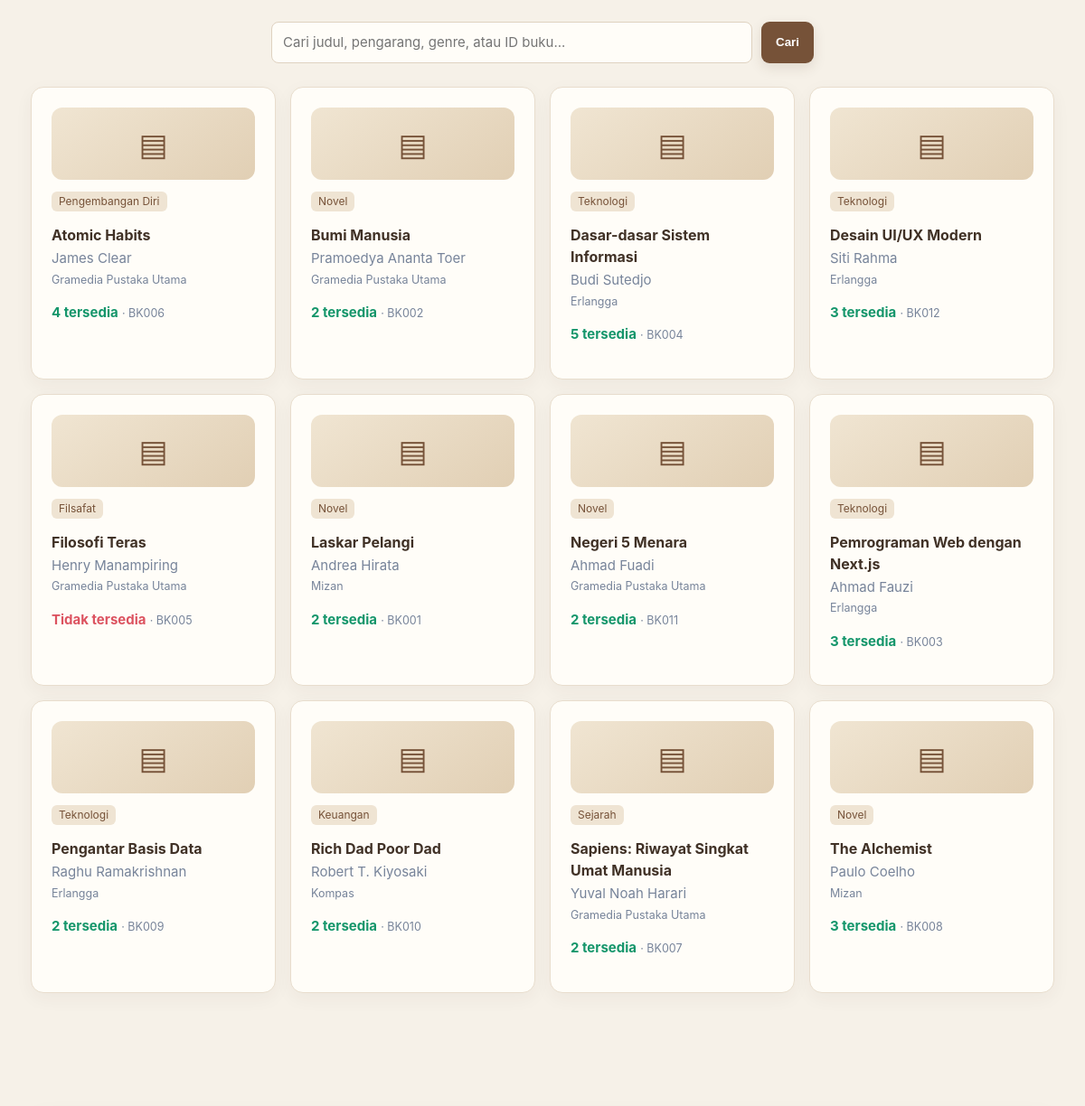
Before: / (middle part) with the older database file.
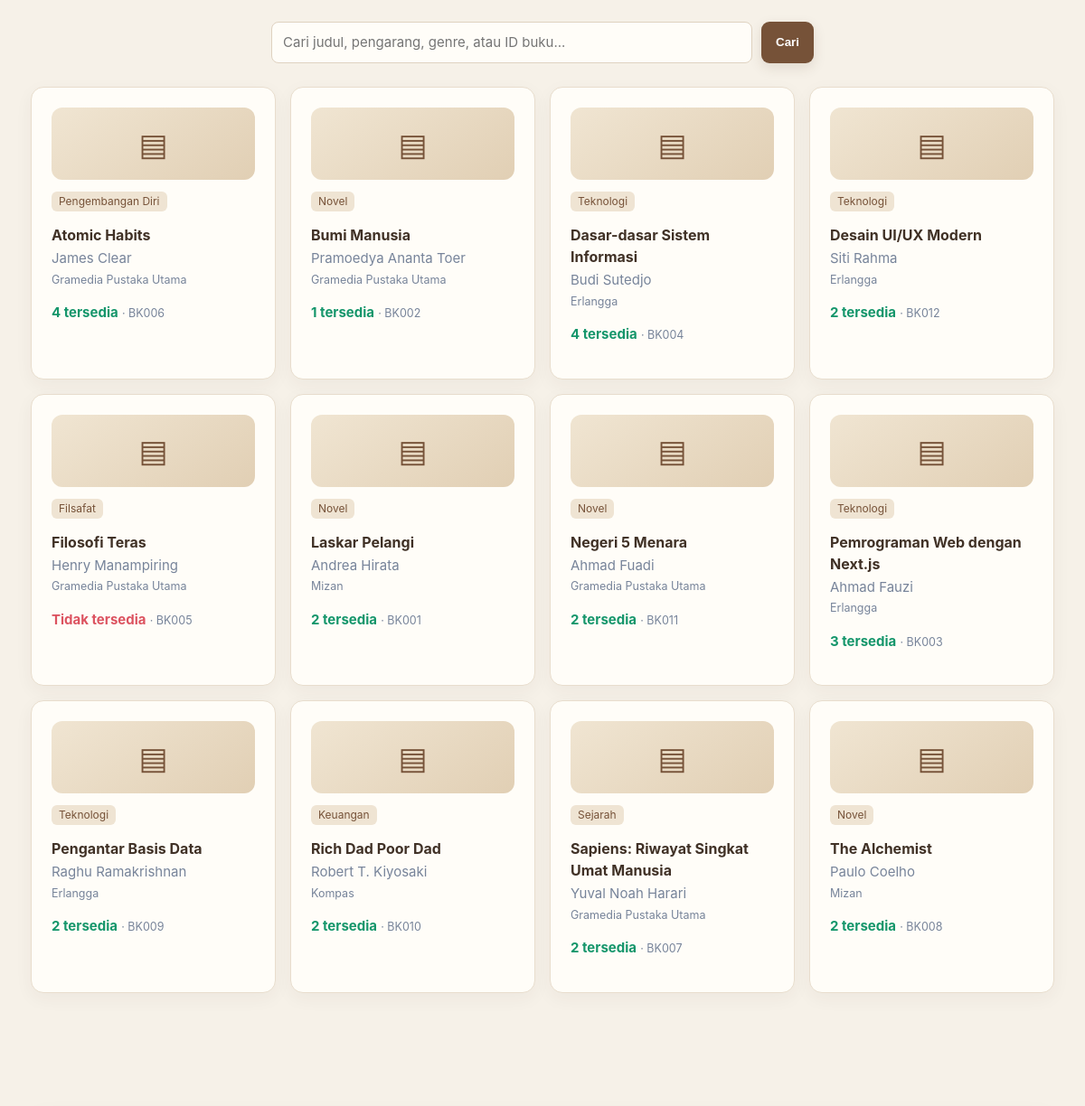
After: the same page with the newer database file.
### tables this page shows
CREATE TABLE books (
    id INTEGER PRIMARY KEY AUTOINCREMENT, book_id TEXT NOT NULL UNIQUE, title TEXT NOT NULL, author TEXT NOT NULL,
    year INTEGER, pages INTEGER, genre TEXT, stock INTEGER NOT NULL DEFAULT 1, available INTEGER NOT NULL DEFAULT 1,
    cover_url TEXT, publisher_id INTEGER, created_at TEXT NOT NULL DEFAULT CURRENT_TIMESTAMP,
    updated_at TEXT NOT NULL DEFAULT CURRENT_TIMESTAMP, synopsis TEXT,
    FOREIGN KEY (publisher_id) REFERENCES publishers(id) ON DELETE SET NULL
);

CREATE TABLE publishers (
    id INTEGER PRIMARY KEY AUTOINCREMENT, name TEXT NOT NULL, location TEXT,
    created_at TEXT NOT NULL DEFAULT CURRENT_TIMESTAMP, updated_at TEXT NOT NULL DEFAULT CURRENT_TIMESTAMP
);

### includes/bootstrap.php (called while the page is built, shortened)
<?php
function e(mixed $value): string
{
    return htmlspecialchars((string) $value, ENT_QUOTES, 'UTF-8');
}
function pdo(): PDO
{
    static $pdo = null;
    if ($pdo instanceof PDO) {
        return $pdo;
    }
    $pdo = new PDO('sqlite:' . DB_FILE);
    $pdo->setAttribute(PDO::ATTR_ERRMODE, PDO::ERRMODE_EXCEPTION);
    $pdo->setAttribute(PDO::ATTR_DEFAULT_FETCH_MODE, PDO::FETCH_ASSOC);
    $pdo->exec('PRAGMA foreign_keys = ON');
    initialise_database($pdo);
    return $pdo;
}
function initialise_database(PDO $db): void
{
    $userColumns = array_column($db->query('PRAGMA table_info(users)')->fetchAll(), 'name');
    $db->exec("UPDATE users SET address=address||', Semarang' WHERE email IN ('andi@email.com','sari@email.com','budi@email.com','lina@email.com','reza@email.com') AND address IS NOT NULL AND address NOT LIKE '%Semarang%'");
    $db->exec("UPDATE users SET address='Perpustakaan Bookify, Semarang' WHERE member_id='ADMIN001' AND address='Perpustakaan Bookify'");
    $db->exec("UPDATE publishers SET location='Semarang' WHERE name IN ('Gramedia Pustaka Utama','Erlangga','Mizan','Kompas') AND location IN ('Jakarta','Bandung')");
    $bookColumns = array_column($db->query('PRAGMA table_info(books)')->fetchAll(), 'name');
    $borrowingColumns = array_column($db->query('PRAGMA table_info(borrowings)')->fetchAll(), 'name');
    $extensionColumns = array_column($db->query('PRAGMA table_info(extensions)')->fetchAll(), 'name');
    $complaintColumns = array_column($db->query('PRAGMA table_info(complaints)')->fetchAll(), 'name');
    if ((int) $db->query('SELECT COUNT(*) FROM users')->fetchColumn() === 0) {
        seed_database($db);
    }
    $seedMigration=$db->prepare('SELECT 1 FROM app_migrations WHERE name=?');
    $seedMigration->execute(['member_mbr001_ongoing_loan_v1']);
    if(!$seedMigration->fetchColumn()){
        $member=$db->query("SELECT id FROM users WHERE member_id='MBR001' AND role='member'")->fetchColumn();
        if($member && !(int)$db->query("SELECT COUNT(*) FROM borrowings WHERE user_id=".(int)$member." AND status='active'")->fetchColumn()){
            $book=$db->query("SELECT id,available FROM books WHERE book_id='BK004'")->fetch();
            if($book && (int)$book['available']>0){
                $start=(new DateTimeImmutable('now',new DateTimeZone('Asia/Jakarta')))->modify('-2 days');
                $due=$start->modify('+7 days');
                $insert=$db->prepare("INSERT INTO borrowings(user_id,book_id,borrowed_at,due_date,status,fulfillment_method) VALUES(?,?,?,?, 'active','pickup')");
                $insert->execute([(int)$member,(int)$book['id'],$start->format('Y-m-d H:i:s'),$due->format('Y-m-d H:i:s')]);
                $db->prepare('UPDATE books SET available=available-1 WHERE id=?')->execute([(int)$book['id']]);
            }
        }
        $db->prepare('INSERT OR IGNORE INTO app_migrations(name) VALUES(?)')->execute(['member_mbr001_ongoing_loan_v1']);
    }
    $hideExample=$db->prepare('SELECT 1 FROM app_migrations WHERE name=?');
    $hideExample->execute(['hide_mbr001_bk004_history_v1']);
    if(!$hideExample->fetchColumn()){
        $db->exec("UPDATE borrowings SET history_visible=0 WHERE id=(SELECT br.id FROM borrowings br JOIN users u ON u.id=br.user_id JOIN books b ON b.id=br.book_id WHERE u.member_id='MBR001' AND b.book_id='BK004' AND br.status='active' AND br.fulfillment_method='pickup' ORDER BY br.id DESC LIMIT 1)");
        $db->prepare('INSERT OR IGNORE INTO app_migrations(name) VALUES(?)')->execute(['hide_mbr001_bk004_history_v1']);
    }
}
function rows(string $query, array $params = []): array
{
    $statement = pdo()->prepare($query);
    $statement->execute($params);
    return $statement->fetchAll();
}

### index.php (the view, shortened to what this page needs)
<?php
require_once __DIR__ . '/includes/layout.php';
$search = trim($_GET['search'] ?? '');
$sql = 'SELECT b.*, p.name AS publisher_name FROM books b LEFT JOIN publishers p ON p.id=b.publisher_id';
$params = [];
$books = rows($sql . ' ORDER BY b.title', $params);
?>
<section id="catalog" class="container"><h2 class="section-title">Katalog <span class="gradient">Buku</span></h2><p class="muted">Temukan buku yang kamu cari dari koleksi kami</p>
  <form class="search" method="get"><input name="search" value="<?= e($search) ?>" placeholder="Cari judul, pengarang, genre, atau ID buku..."><button>Cari</button></form>
  <div class="grid">
  <?php foreach ($books as $book): ?>
    <article class="card book-card"><div class="book-icon">▤</div><div style="margin-top:12px"><span class="genre"><?= e($book['genre'] ?: 'Umum') ?></span><h3><?= e($book['title']) ?></h3><p class="muted" style="margin:0"><?= e($book['author']) ?></p><?php if ($book['publisher_name']): ?><small class="muted"><?= e($book['publisher_name']) ?></small><?php endif; ?><p class="<?= $book['available'] > 0 ? 'available' : 'unavailable' ?>"><b><?= $book['available'] > 0 ? $book['available'] . ' tersedia' : 'Tidak tersedia' ?></b> <small class="muted">· <?= e($book['book_id']) ?></small></p></div></article>
  <?php endforeach; ?>
  </div>
</section>
<section class="container"></section>

Changed rows visible on the page:
changed books "Bumi Manusia": available "2" → "1"
changed books "Dasar-dasar Sistem Informasi": available "5" → "4"
changed books "Desain UI/UX Modern": available "3" → "2"
changed books "The Alchemist": available "3" → "2"
